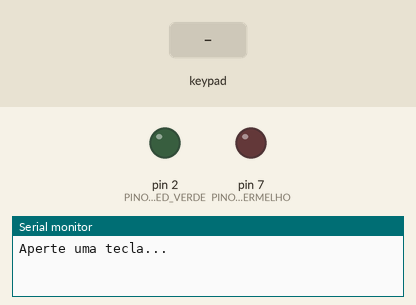
Recording of a sketch running on a simulated Arduino Uno, built with avr-gcc and run on an emulated ATmega328P. Shown: output pins drawn as LEDs (lit = HIGH), the last lines printed to the serial monitor. The test bench sets the inputs (shaded band).

Above: at 1.2 s.
1.3 s: key '#' pressed
At 2.5 s:
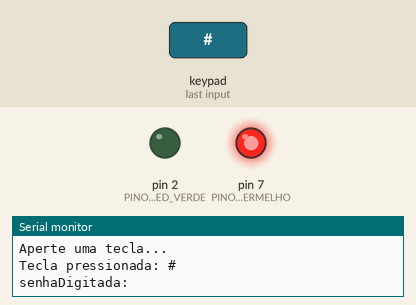
4.3 s: keypad keys 1 2 3 # pressed 0.4 s apart
At 6.9 s:
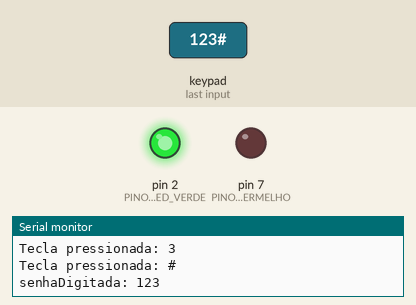
Timing chart, 0 to 9.0 s (numbered marks = the images above; inputs shaded):
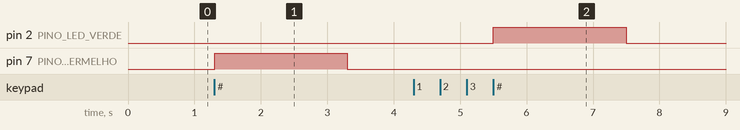

The sketch:

TecladoSenha.ino
```cpp
#include <Keypad.h> //INCLUSÃO DE BIBLIOTECA https://blogmasterwalkershop.com.br/arquivos/libs/keypad.zip

const byte qtdLinhas = 4; //QUANTIDADE DE LINHAS DO TECLADO
const byte qtdColunas = 3; //QUANTIDADE DE COLUNAS DO TECLADO

//CONSTRUÇÃO DA MATRIZ DE CARACTERES
char matriz_teclas[qtdLinhas][qtdColunas] = {
  {'1','2','3'},
  {'4','5','6'},
  {'7','8','9'},
  {'*','0','#'}
};

byte PinosqtdLinhas[qtdLinhas] = {3, 4, 5, 6}; //PINOS UTILIZADOS PELAS LINHAS
byte PinosqtdColunas[qtdColunas] = {8, 9, 10}; //PINOS UTILIZADOS PELAS COLUNAS

//INICIALIZAÇÃO DO TECLADO
Keypad meuteclado = Keypad( makeKeymap(matriz_teclas), PinosqtdLinhas, PinosqtdColunas, qtdLinhas, qtdColunas);

byte PINO_LED_VERDE = 2;
byte PINO_LED_VERMELHO = 7;

const int DIGITOS_SENHA = 3;
const char* SENHA_CORRETA = "123";

byte ordemDigito = 0;
char senhaDigitada[DIGITOS_SENHA+1];

void setup() {
  pinMode(PINO_LED_VERDE, OUTPUT);
  pinMode(PINO_LED_VERMELHO, OUTPUT);
  digitalWrite(PINO_LED_VERDE, LOW);
  digitalWrite(PINO_LED_VERMELHO, LOW);

  Serial.begin(9600); //INICIALIZA A SERIAL
  Serial.println("Aperte uma tecla..."); //IMPRIME O TEXTO NO MONITOR SERIAL
  Serial.println(); //QUEBRA UMA LINHA NO MONITOR SERIAL
}

void reinicializarSenha() {
  ordemDigito = 0;
  //strcpy(senhaDigitada, "");
  memset(senhaDigitada, 0, DIGITOS_SENHA + 1);
}

void loop() {
  char tecla = meuteclado.getKey(); //VERIFICA SE ALGUMA DAS TECLAS FOI PRESSIONADA

  if (!tecla) {
    return;
  }

  if (tecla) { //SE ALGUMA TECLA FOR PRESSIONADA, FAZ
    Serial.print("Tecla pressionada: "); //IMPRIME O TEXTO NO MONITOR SERIAL
    Serial.println(tecla); //IMPRIME NO MONITOR SERIAL A TECLA PRESSIONADA
  }

  /*
  if (tecla == '*') {
    digitalWrite(PINO_LED_VERDE, HIGH);
    delay(2000);
    digitalWrite(PINO_LED_VERDE, LOW);
  } else if (tecla == '#') {
    digitalWrite(PINO_LED_VERMELHO, HIGH);
    delay(2000);
    digitalWrite(PINO_LED_VERMELHO, LOW);
  }
  */

  if (tecla == '*') {
    reinicializarSenha();

  } else if (tecla == '#') {

    Serial.print("senhaDigitada: ");
    Serial.println(senhaDigitada);

    if (!strcmp(senhaDigitada, SENHA_CORRETA)) {
      digitalWrite(PINO_LED_VERDE, HIGH);
      delay(2000);
      digitalWrite(PINO_LED_VERDE, LOW);
    } else {
      digitalWrite(PINO_LED_VERMELHO, HIGH);
      delay(2000);
      digitalWrite(PINO_LED_VERMELHO, LOW);
    }

    reinicializarSenha();

  } else {
    if (ordemDigito < DIGITOS_SENHA) {
      senhaDigitada[ordemDigito] = tecla;
    }
    ordemDigito++;
  }

  //Serial.print("senhaDigitada: ");
  //Serial.println(senhaDigitada);

  //Serial.print("ordemDigito: ");
  //Serial.println(ordemDigito);
}
```

Measured:
- after the input at 1.3 s, pin 7 (PINO_LED_VERMELHO): LOW → HIGH at once, → LOW 2.0 s later
- after the input at 4.3 s, pin 2 (PINO_LED_VERDE): LOW → HIGH after 1.2 s, → LOW 2.0 s later
